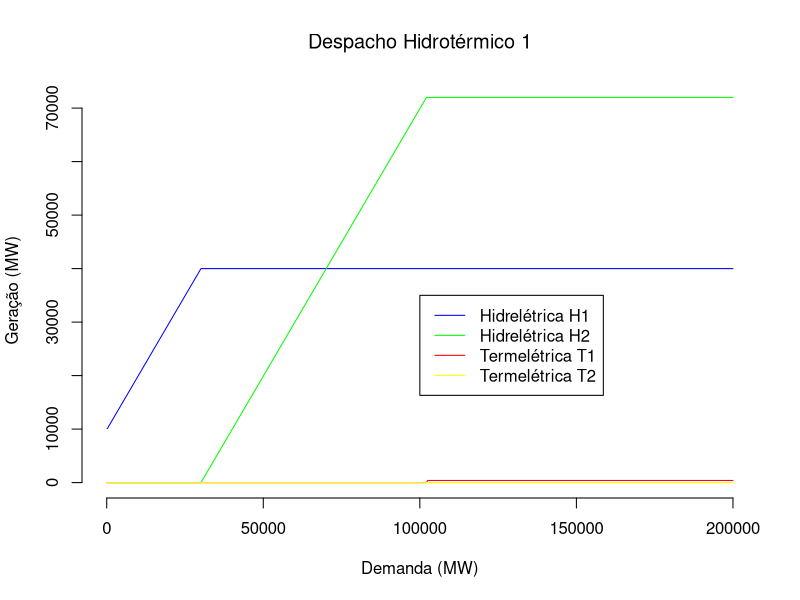
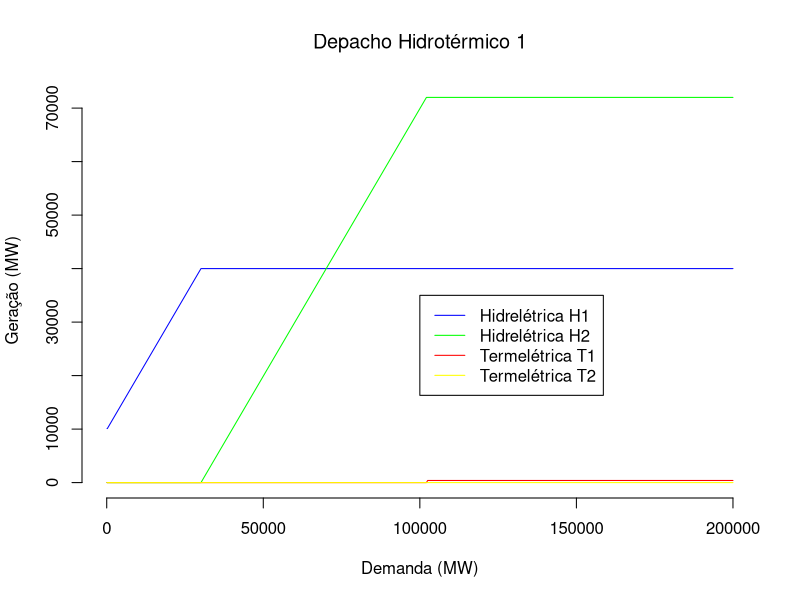

Generate these figures, in order, with R:
#! /usr/bin/env Rscript 

# Plotando grafico da simulacao 
demanda <-unlist (read.table("demanda.dat")) 
Hidr1   <- unlist (read.table("VTH1S1.dat"))
Hidr2   <- unlist (read.table("VTH2S1.dat"))
G1 <- unlist (read.table("G1.dat"))
G2 <- unlist (read.table("G2.dat"))

# Arquivo plotagem em formato eps
cairo_ps("simulacaopb01pt10.eps",6.0,6.0)
matplot (demanda,cbind(Hidr1,Hidr2,G1,G2),
		 main ="Despacho Hidrotérmico 1",
		 font.main=1,
		 xlab="Demanda (MW)",
		 col = c("blue","green","red","yellow"), 
		 type = "l",
		 pch=20,
		 lwd=1,
		 lty=1,
		 bty="n",
		 ylab="Geração (MW)")

legend (100000,35000,inset=0.01,
		legend=c(
				 "Hidrelétrica H1",
				 "Hidrelétrica H2","Termelétrica T1",
				 "Termelétrica T2"
				 ), 
		col= c(
			   "blue",
			   "green",
			   "red",
			   "yellow"
			   ),
		lty=1,
		bg=("white"),
	   	horiz=F)
dev.off()

pdf("simulacaopb01pt10.pdf",6.0,6.0)
matplot (demanda,cbind(Hidr1,Hidr2,G1,G2),
		 main ="Depacho Hidrotérmico 1",
		 font.main=1,
		 xlab="Demanda (MW)",
		 col = c("blue","green","red","yellow"), 
		 type = "l",
		 pch=20,
		 lwd=1,
		 lty=1,
		 bty="n",
		 ylab="Geração (MW)")

legend (100000,35000,inset=0.01,
		legend=c(
				 "Hidrelétrica H1",
				 "Hidrelétrica H2","Termelétrica T1",
				 "Termelétrica T2"
				 ), 
		col= c(
			   "blue",
			   "green",
			   "red",
			   "yellow"
			   ),
		lty=1,
		bg=("white"),
	   	horiz=F)
dev.off()

